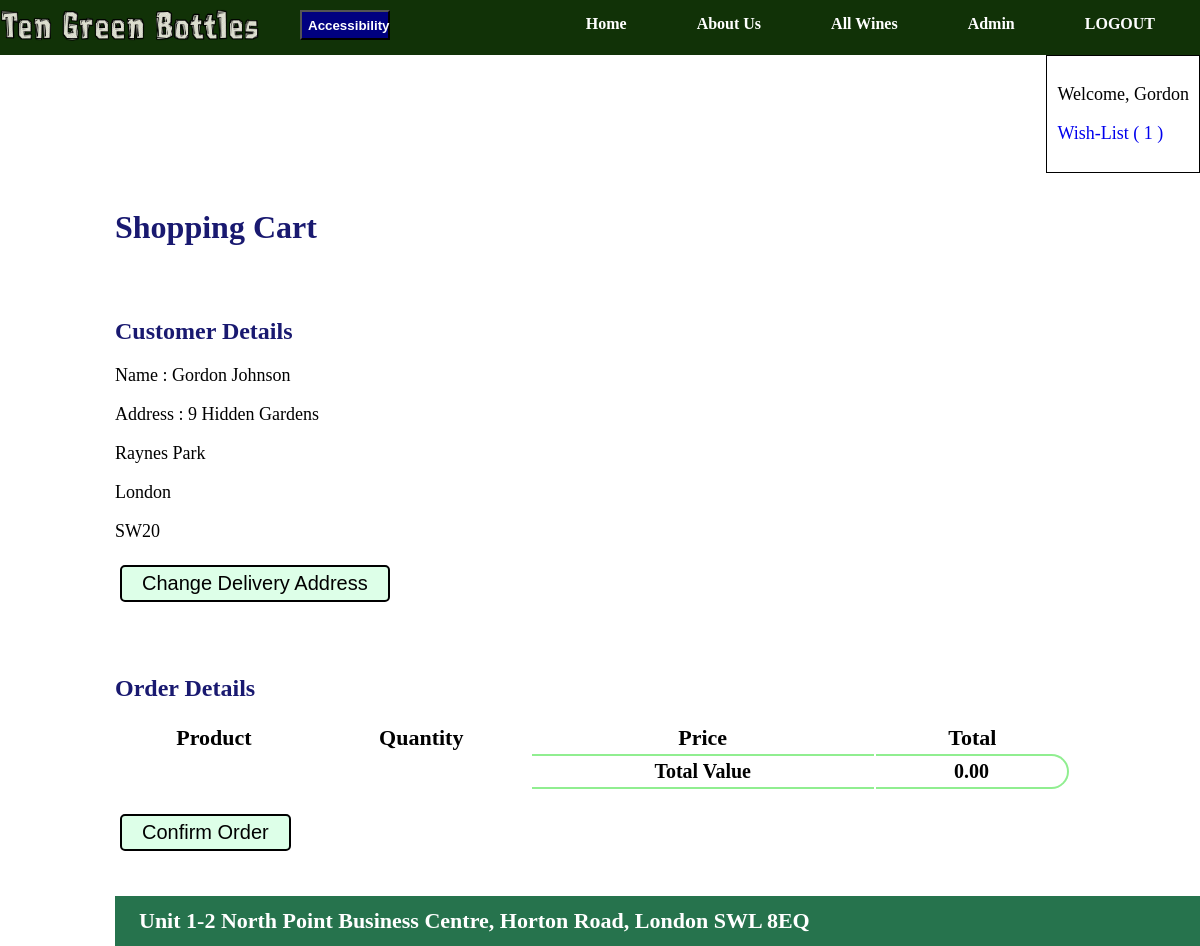
The app's page /cart.php (signed in) with its own data.
### tables this page shows
CREATE TABLE IF NOT EXISTS `customer` (
  `customer_id` int(11) NOT NULL,
  `first_name` varchar(100) NOT NULL,
  `last_name` varchar(100) NOT NULL,
  `phone_number` varchar(15) DEFAULT NULL,
  `email_address` varchar(255) NOT NULL,
  `password` varchar(255) NOT NULL,
  `access` int(11) NOT NULL DEFAULT '0',
  `address_id_fk` int(11) NOT NULL
);

CREATE TABLE IF NOT EXISTS `address` (
  `address_id` int(11) NOT NULL,
  `door_number_name` varchar(25) NOT NULL,
  `street_name` varchar(255) DEFAULT NULL,
  `city` varchar(255) DEFAULT NULL,
  `county` varchar(255) DEFAULT NULL,
  `post_code` varchar(10) NOT NULL
);

### Database/db_access.php (called while the page is built, shortened)
<?php
    class DbConnection {
        private $db_host = "localhost";
        private $db_user = "wine_user";
        private $db_name = "wine_app";
        private $db_pass = "paulNeve";
        protected $dbConn;
        public function __construct() {
            try {
                $this->dbConn = new PDO("mysql:host=$this->db_host;dbname=$this->db_name", $this->db_user, $this->db_pass);
                $this->dbConn->setAttribute(PDO::ATTR_ERRMODE, PDO::ERRMODE_EXCEPTION);
            } catch(PDOException $ex) {
                echo 'CONNECTION ERROR: ' . $ex->getMessage();
            }
        }
        public function getPdo() {
            return $this->dbConn;
        }
    }
    require_once ("Database/db_Read.php");
    $readObject = new ReadObject();
?>

### Database/db_Read.php (called while the page is built, shortened)
<?php
    class Read extends DbConnection {
        protected $pdo;
        public function __construct() {
            $this->pdo = $this->getPdo();
        }
        protected function readQCP($_q, $_c, array $_p) {
            $statement = $this->pdo->prepare($_q);
            $statement->execute($_p);
            $result = $statement->fetchAll(PDO::FETCH_CLASS, $_c);
            return $result;
        }
    }
    class ReadObject extends Read {
        function getAllWishListById($_id) {
            $q = "SELECT * FROM wish_list WHERE customer_id_fk = ?";
            $c = 'WishList';
            $p = [$_id];
            return $this->readQCP($q, $c, $p);
        }
        function getUserById($_id) {
            $q = "SELECT * FROM customer WHERE customer_id = ? LIMIT 1";
            $c = 'Customer';
            $p = [$_id];
            return $this->readQCP($q, $c, $p);
        }
        function getAddressById($_aId) {
            $q = "SELECT * FROM address WHERE address_id = ? LIMIT 1";
            $c = 'Address';
            $p = [$_aId];
            return $this->readQCP($q, $c, $p);
        }
    }
?>

### Controllers/main_controller.php (called while the page is built, shortened)
<?php
require_once("Database/db_access.php");
require_once ("Model/m_customer.php");
if (isset($_SESSION["Customer"])) {
    $currentUser = $readObject->getUserById($_SESSION["Customer"]);
    $userWishList = $readObject->getAllWishListById($_SESSION["Customer"]);
}
?>

### Model/m_customer.php (called while the page is built, shortened)
<?php
    class Customer implements JsonSerializable {
        public function __get($name) {
            return $this->$name;
        }
    }
    class Address {
        public function __get($name) {
            return $this->$name;
        }
    }
?>

### Controllers/cart_controller.php (called while the page is built, shortened)
<?php
require_once("Database/db_access.php");
require_once ("Model/m_customer.php");
if (isset($_SESSION["Customer"])) {
    if (isset($_SESSION["address"])) {
        $userAddress = $readObject->getAddressById($_SESSION['address']);
        unset($_SESSION["address"]);
    } else {
        $userAddress = $readObject->getAddressById($currentUser[0]->address_id_fk);
    }
} else {
    header('Location: sign_in.php?cart=1');
    die();
}
?>

### cart.php (the view, shortened to what this page needs)
<?php require_once ("Includes/header.php"); ?>
<?php require_once ("Controllers/cart_controller.php"); ?>
<?php require_once ("Includes/info.php"); ?>
    <div class="row">
        <div class="col-offset-lg-2 col-lg-8 col-offset-md-1 col-md-10 col-sm-12">
            <h1>Shopping Cart</h1>
        </div>
    </div>
    <div class="row">
        <div class="col-offset-lg-2 col-lg-8 col-offset-md-1 col-md-10 col-sm-12 formContent">
            <h2>Customer Details</h2>
            <p>Name : <?= $currentUser[0]->first_name ?> <?= $currentUser[0]->last_name ?></p>
            <p>Address : <?= $userAddress[0]->door_number_name ?> <?= $userAddress[0]->street_name ?></p>
            <p><?= $userAddress[0]->city ?></p>
            <p><?= $userAddress[0]->county ?></p>
            <p><?= $userAddress[0]->post_code ?></p>
            <form method="post" action="address.php">
                <input type="submit" value="Change Delivery Address">
            </form>
        </div>
    </div>
    <br/>
<div class="row">
    <div class="col-offset-lg-2 col-lg-8 col-offset-md-1 col-md-10 col-sm-12 formContent">
        <h2>Order Details</h2>
        <div class="tableData">
            <table>
                <tr>
                    <th>Product</th>
                    <th>Quantity</th>
                    <th>Price</th>
                    <th>Total</th>
                    <th></th>
                    <th></th>
                </tr>
                <tr>
                    <th></th>
                    <th></th>
                    <td><strong>Total Value</strong></td>
                    <td><strong><?= number_format((float)$_SESSION["total"], 2, '.', ',') ?></strong></td>
                </tr>
            </table>
        </div>
    <br/>
    <form method="post" action="order.php">
        <input type="submit" value="Confirm Order">
    </form>
<?php require_once ("Includes/footer.php"); ?>

### Includes/info.php (shortened to what this page needs)
<div id="userInfo">
    <?php if(isset($_SESSION["Customer"])): ?>
        <p>Welcome, <?= $currentUser[0]->first_name ?></p>
        <a href="wine.php?wine_type=showWish&iCode=filter"><p>Wish-List ( <?= count($userWishList) ?> )</p></a>
    <?php endif; ?>
</div>

### Style/main.css (style rules this page uses)
* { box-sizing: border-box; }
body { width: 100%; height: 100%; margin: 0px; padding: 0px; }
h1 { color: midnightblue; text-align: left; font-weight: bold; font-size: 32px; }
h2 { color: midnightblue; font-size: 24px; }
p, li, a, span { font-size: 18px; list-style: none; }
a { text-decoration: none; }

### Style/element.css (style rules this page uses)
#userInfo { float: right; Padding: 10px; font-size: 14px; border: 1px solid black; }

### Style/responsive.css (style rules this page uses)
.row::after { content: ""; clear: both; display: table; }
[class*="col-"] { float: left; padding: 15px; }
@media only screen and (min-width: 0) { [class*="col-"] { width: 100%; } }
@media only screen and (min-width: 640px) { .col-sm-12 { width: 100%; } }
@media only screen and (min-width: 960px) { .col-md-10 { width: 83.3333333333%; } }
@media only screen and (min-width: 960px) { .col-offset-md-1 { margin-left:8.3333333333% } }

### danger.css (style rules this page uses)
.formContent input[type=submit], .formContent input[type=file], .formContent button { float: none; margin: 5px; font-size: 20px; padding: 5px 20px; background-color: #ddffe8; border: 2px solid black; border-radius: 5px; }
.tableData table { margin-left: auto; margin-right: auto; width: 100%; text-align: center; }
.tableData th { font-size: 22px; font-weight: bolder; }
.tableData td { padding: 4px 20px; width: auto; border-top: 2px solid lightgreen; border-bottom: 2px solid lightgreen; margin: 10px 0px; font-size: 20px; }
.tableData td:last-child { border-right: 2px solid lightgreen; border-top-right-radius: 20px; border-bottom-right-radius: 20px; }

### records on screen
customer: first_name "Gordon", last_name "Johnson"
address: door_number_name "9", street_name "Hidden Gardens", city "Raynes Park", county "London", post_code "SW20"

### other values on screen
count($userWishList) "1"
$_SESSION["total"] "0.00"
